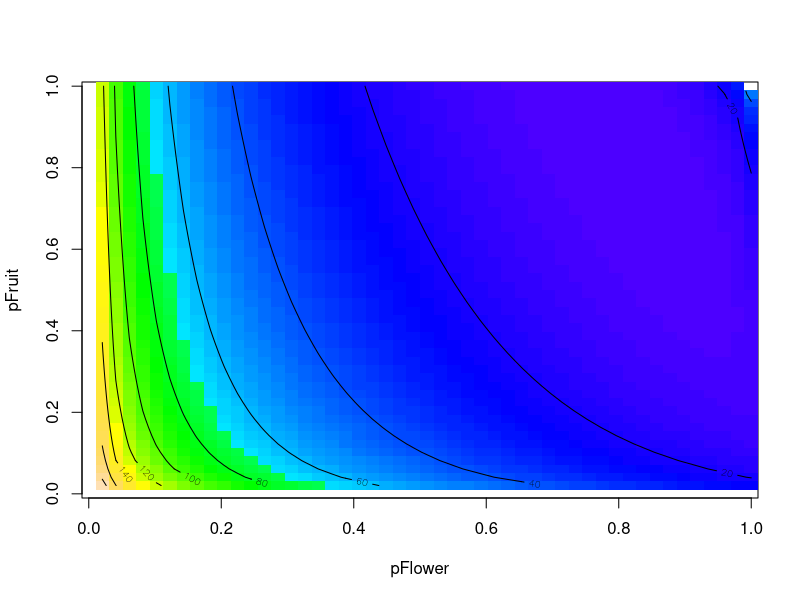
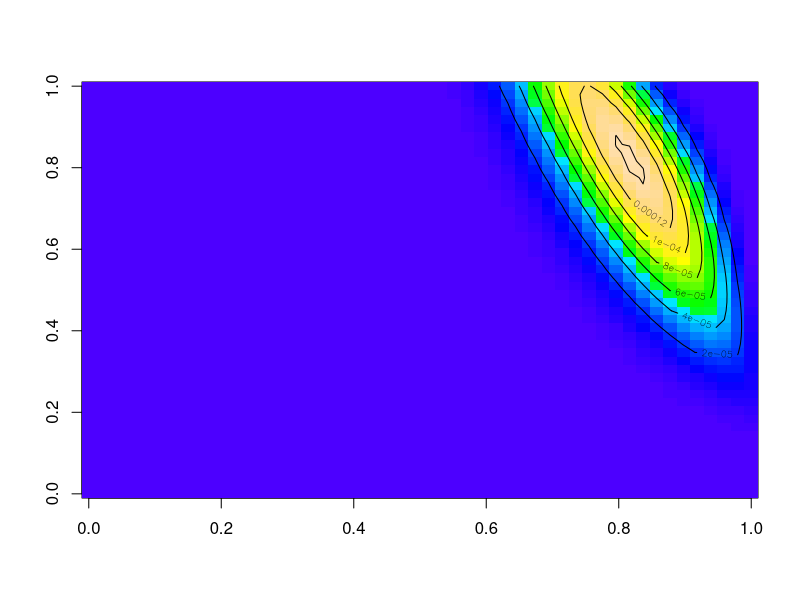
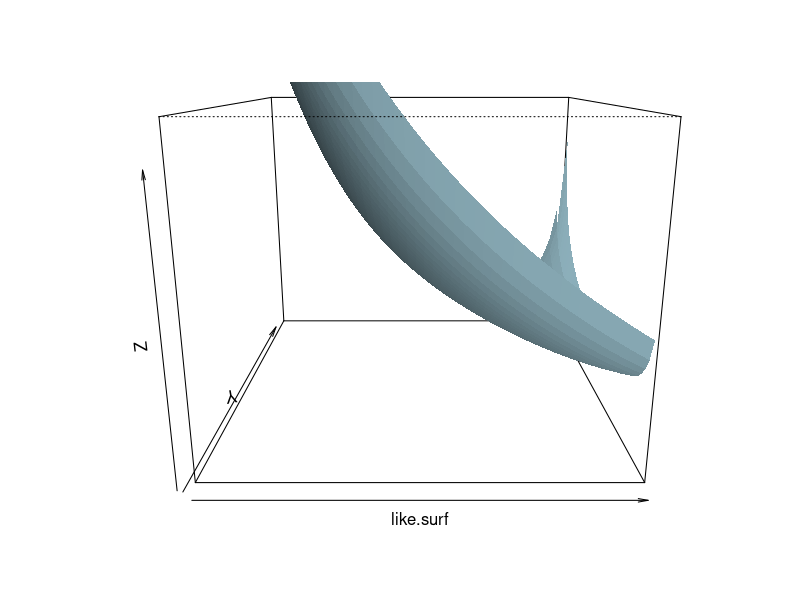

Recreate these plots in R, in order.

N<-c(6,6)

N<-6

FR=4
FL=2

pFL=0.4
pFR=0.6

NLL.flavio1<-function(N,FR,FL,pFR,pFL){

all.var<-data.frame(N,FR,FL,pFR,pFL)
for(a in names(all.var))assign(a,unlist(all.var[a]))

like.N<-{}

for(k in 1:length(N)){
if((FR[k]+FL[k])<N[k]){like.N[k]<-0}else{

combines<-expand.grid(0:FR[k],0:FL[k])
combs2N<-combines[rowSums(combines)==N[k],]
allcomb<-{}

for(i in 1:nrow(combs2N)){
allcomb[i]<-prod(dbinom(as.numeric(combs2N[i,]),c(FR[k],FL[k]),c(pFR[k],pFL[k])))
}
like.N[k]<-sum(allcomb)
}}
-sum(log(like.N))
}

#log(Like.flavio(N,FR,FL,pFR,.6))

NLL.flavio1(N,FR,FL,pFR,pFL)

pFR.test<-seq(0,1,length=50)
pFL.test<-seq(0,1,length=50)

like.surf<-matrix(NA,length(pFR.test),length(pFL.test))

for (i in 1:length(pFR.test)){
for (j in 1:length(pFL.test)){

like.surf[i,j]<-NLL.flavio1(c(22,16,16),16,6,pFR.test[i],pFL.test[j])

}}


NLL.flavio.logis<-function(N,FR,FL,covars=NULL,parms=rep(0,(length(covars)*2)+2)){

linear.pFR<-as.matrix(cbind(1,covars))%*%parms[1:(length(parms)/2)]
linear.pFL<-as.matrix(cbind(1,covars))%*%parms[(1+length(parms)/2):length(parms)]

pFR<-exp(linear.pFR)/(1+exp(linear.pFR))
pFL<-exp(linear.pFL)/(1+exp(linear.pFL))

#c(pFR,pFL)

NLL.flavio1(N,FR,FL,pFR,pFL)

}

NLL.flavio.logis(N,FR,FL,covars=data.frame(1:10))


NLL.flavio.logis(rep(N,10),FR,FL,covars=NULL)

NLL.flavio.logis(rep(N,1),FR,FL,covars=data.frame(1:10),parms=c(a=0,log(.6/(1-.6)),a2=0,log(.6/(1-.6))))

NLL.flavio1(N,FR,FL,0.6,0.6)





# plot the negative log likelihood (smaller values = higher likelihood)

image(like.surf,col=topo.colors(100),xlab="pFlower",ylab="pFruit")
contour(like.surf,add=T)

image(exp(-like.surf),col=topo.colors(100))
contour(exp(-like.surf),add=T)


persp(like.surf,zlim=c(0,57),expand=.8,col="lightblue", shade = 0.9,border=NA)

